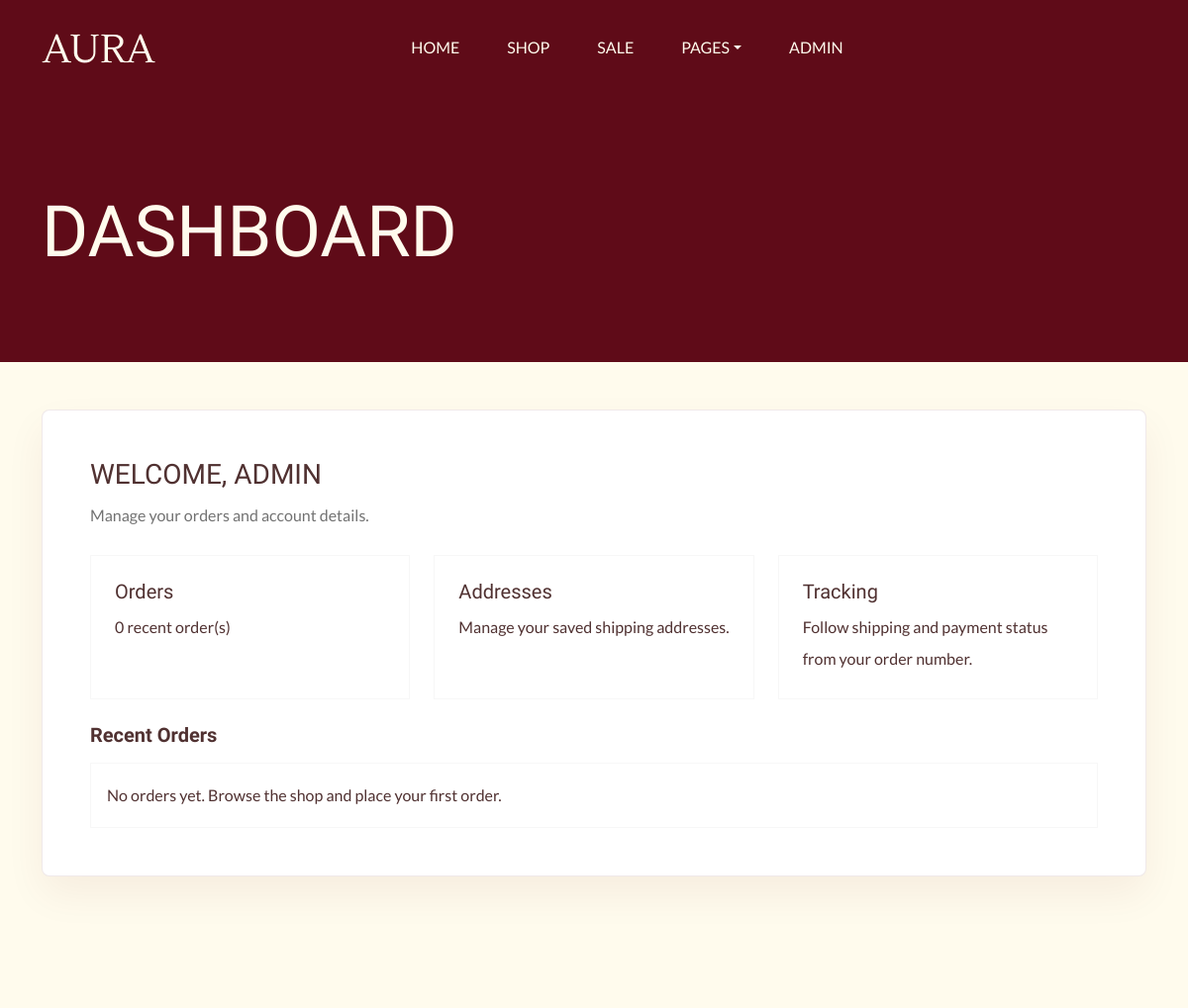
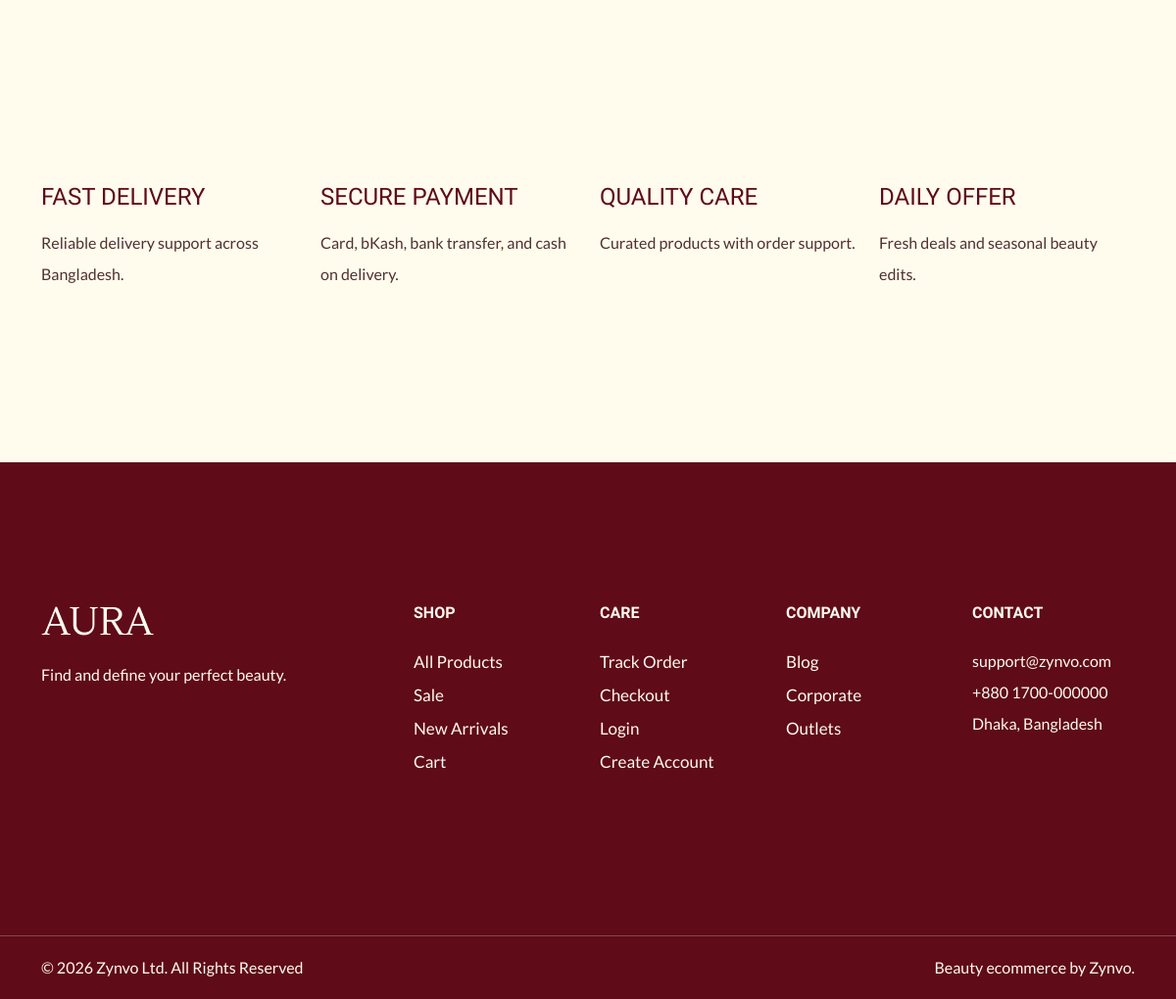
Page /account/dashboard/ (signed in) on the committed database (2 pictures, top to bottom).
### core/models.py (models this page shows, shortened)
class SingletonModel(models.Model):
    class Meta:
        abstract = True
    @classmethod
    def load(cls):
        obj, _ = cls.objects.get_or_create(pk=1)
        return obj

class SiteSettings(SingletonModel):
    site_name = models.CharField(max_length=100, default='Zynvo')
    tagline = models.CharField(max_length=150, default='Smart living, curated beautifully.')
    support_phone = models.CharField(max_length=30, default='+880 1700-000000')
    support_email = models.EmailField(default='support@zynvo.com')
    address = models.CharField(max_length=255, default='Dhaka, Bangladesh')
    copyright_text = models.CharField(max_length=255, default='© 2026 Zynvo Ltd. All Rights Reserved')
    hero_title = models.CharField(max_length=140, default='Elevate your everyday with Zynvo')
    hero_subtitle = models.CharField(
        max_length=255,
        default='Discover hand-picked lifestyle, fashion, and gadget essentials with fast delivery.',
    )
    announcement_text = models.CharField(max_length=255, default='Free shipping on orders over ৳3000')
    corporate_cta_title = models.CharField(max_length=140, default='Become Our Corporate Partner')
    corporate_cta_url = models.CharField(max_length=255, default='/corporate/')
    facebook_url = models.URLField(blank=True)
    instagram_url = models.URLField(blank=True)
    youtube_url = models.URLField(blank=True)
    linkedin_url = models.URLField(blank=True)

### accounts/views.py (the view)
# urls.py: path('dashboard/', dashboard, name='dashboard'),
@login_required
def dashboard(request):
    orders = request.user.order_set.select_related('address').prefetch_related('items').all()[:5]
    return render(request, 'accounts/dashboard.html', {'orders': orders})

### orders/cart_utils.py (called while the page is built, shortened)
def _cart(request, create=False):
    cart = request.session.get('cart')
    if cart is None:
        cart = {}
        if create:
            request.session['cart'] = cart
    return cart

def get_cart_items(request):
    from catalog.models import Product, ProductVariant
    cart = _cart(request)
    items = []
    subtotal = Decimal('0.00')
    if not cart:
        return items, subtotal

### orders/context_processors.py (called while the page is built)
def cart_context(request):
    items, subtotal = get_cart_items(request)
    return {
        'cart_items': items,
        'cart_subtotal': subtotal,
        'cart_count': sum(item['quantity'] for item in items),
    }

### templates/accounts/dashboard.html (shortened to what this page needs)
{% extends 'base.html' %}
{% block content %}
<section class="page-hero"><div class="container"><h1 class="display-2 text-uppercase">Dashboard</h1></div></section>
<section class="padding-medium pt-5">
  <div class="container">
    <div class="aura-card p-5">
        <h1 class="h3 text-uppercase mb-2">Welcome, {{ request.user.first_name|default:request.user.username }}</h1>
        <p class="aura-muted mb-4">Manage your orders and account details.</p>
        <div class="row g-4">
            <div class="col-lg-4"><div class="border p-4 h-100"><h2 class="h5">Orders</h2><p class="mb-0">{{ orders|length }} recent order(s)</p></div></div>
            <div class="col-lg-4"><div class="border p-4 h-100"><h2 class="h5">Addresses</h2><p class="mb-0">Manage your saved shipping addresses.</p></div></div>
            <div class="col-lg-4"><div class="border p-4 h-100"><h2 class="h5">Tracking</h2><p class="mb-0">Follow shipping and payment status from your order number.</p></div></div>
        </div>
        <div class="mt-4">
            <h2 class="h5 fw-bold mb-3">Recent Orders</h2>
            {% if orders %}
                <div class="d-grid gap-2">
                    {% for order in orders %}
                        <a href="{{ order.get_absolute_url }}" class="dashboard-order-link">
                            <span>{{ order.order_number }}</span>
                            <span>{{ order.get_status_display }}</span>
                            <strong>&#2547;{{ order.total }}</strong>
                        </a>
                    {% endfor %}
                </div>
            {% else %}
                <div class="border p-3">No orders yet. Browse the shop and place your first order.</div>
            {% endif %}
        </div>
    </div>
  </div>
</section>
{% endblock %}

### templates/includes/footer.html (shortened to what this page needs)
{% load static %}
<section id="service" class="padding-medium">
  <div class="container">
    <div class="row">
      <div class="col-md-3 my-3">
        <div class="card">
          <h4 class="text-uppercase py-3 m-0">Fast Delivery</h4>
          <p>Reliable delivery support across Bangladesh.</p>
        </div>
      </div>
      <div class="col-md-3 my-3">
        <div class="card">
          <h4 class="text-uppercase py-3 m-0">Secure Payment</h4>
          <p>Card, bKash, bank transfer, and cash on delivery.</p>
        </div>
      </div>
      <div class="col-md-3 my-3">
        <div class="card">
          <h4 class="text-uppercase py-3 m-0">Quality Care</h4>
          <p>Curated products with order support.</p>
        </div>
      </div>
      <div class="col-md-3 my-3">
        <div class="card">
          <h4 class="text-uppercase py-3 m-0">Daily Offer</h4>
          <p>Fresh deals and seasonal beauty edits.</p>
        </div>
      </div>
    </div>
  </div>
</section>
<footer id="footer" class="bg-primary padding-medium">
  <div class="container text-light">
    <div class="row">
      <div class="col-md-4">
        <div class="footer-menu">
          <img src="{% static 'aura/images/logo.png' %}" alt="{{ site_settings.site_name }}">
          <p class="mt-4">Find and define your perfect beauty.</p>
          <div class="social-links mt-4">
            <ul class="d-flex list-unstyled gap-3">
              <li><a href="{{ site_settings.facebook_url|default:'#' }}"><iconify-icon class="social-icon text-light fs-4 me-4" icon="ri:facebook-fill"></iconify-icon></a></li>
              <li><a href="{{ site_settings.instagram_url|default:'#' }}"><iconify-icon class="social-icon text-light fs-4 me-4" icon="ri:instagram-fill"></iconify-icon></a></li>
              <li><a href="{{ site_settings.youtube_url|default:'#' }}"><iconify-icon class="social-icon text-light fs-4 me-4" icon="ri:youtube-fill"></iconify-icon></a></li>
            </ul>
          </div>
        </div>
      </div>
      <div class="col-md-2">
        <div class="footer-menu">
          <h6 class="text-uppercase fw-bold text-light mb-4">Shop</h6>
          <ul class="menu-list list-unstyled">
            <li><a href="{% url 'catalog:shop' %}" class="footer-link">All Products</a></li>
            <li><a href="{% url 'catalog:shop' %}?sale=1" class="footer-link">Sale</a></li>
            <li><a href="{% url 'catalog:shop' %}?sort=latest" class="footer-link">New Arrivals</a></li>
            <li><a href="{% url 'orders:cart' %}" class="footer-link">Cart</a></li>
          </ul>
        </div>
      </div>
      <div class="col-md-2">
        <div class="footer-menu">
          <h6 class="text-uppercase fw-bold text-light mb-4">Care</h6>
          <ul class="menu-list list-unstyled">
            <li><a href="{% url 'orders:tracking' %}" class="footer-link">Track Order</a></li>
            <li><a href="{% url 'orders:checkout' %}" class="footer-link">Checkout</a></li>
            <li><a href="{% url 'accounts:login' %}" class="footer-link">Login</a></li>
            <li><a href="{% url 'accounts:register' %}" class="footer-link">Create Account</a></li>
          </ul>
        </div>
      </div>
      <div class="col-md-2">
        <div class="footer-menu">
          <h6 class="text-uppercase fw-bold text-light mb-4">Company</h6>
          <ul class="menu-list list-unstyled">
            <li><a href="{% url 'core:blog_index' %}" class="footer-link">Blog</a></li>
            <li><a href="{% url 'core:corporate' %}" class="footer-link">Corporate</a></li>
            <li><a href="{% url 'core:outlets' %}" class="footer-link">Outlets</a></li>
          </ul>
        </div>
      </div>
      <div class="col-md-2">
        <div class="footer-menu">
          <h6 class="text-uppercase fw-bold text-light mb-4">Contact</h6>
          <ul class="menu-list list-unstyled">
            <li class="footer-link">{{ site_settings.support_email }}</li>
            <li class="footer-link">{{ site_settings.support_phone }}</li>
            <li class="footer-link">{{ site_settings.address }}</li>
          </ul>
        </div>
      </div>
    </div>
  </div>
</footer>
<div id="footer-bottom" class="bg-primary">
  <hr class="text-light m-0">
  <div class="container text-light pt-3">
    <div class="row">
      <div class="col-md-6 copyright"><p>{{ site_settings.copyright_text|default:"© Zynvo. All rights reserved." }}</p></div>
      <div class="col-md-6 text-md-end"><p>Beauty ecommerce by {{ site_settings.site_name }}.</p></div>
    </div>
  </div>
</div>

### static/css/styles.css (style rules this page uses)
:root { --header-height: 160px; --header-height-min: 80px; }
:root { --accent-color: #5f0b18; --dark-color: #222222; --light-dark-color: #727272; --light-color: #fffbed; --grey-color: #dbdbdb; --light-grey-color: #ffdede; --light-primary-color: #fffbed; }
:root { --body-font: "Lato", sans-serif; --heading-font: "Lustria", serif; }
body { --bs-body-bg: #fffbed; --bs-link-color: #333; --bs-link-hover-color: #333; --bs-link-color-rgb: 40, 40, 40; --bs-link-hover-color-rgb: 0, 0, 0; --bs-light-rgb: 255, 251, 237; --bs-font-sans-serif: "Lato", sans-serif; --bs-body-font-family: var(--bs-font-sans-serif); --bs-body-font-size: 1rem; --bs-body-font-weight: 400; --bs-body-line-height: 2; --bs-body-color: #503131; --bs-primary: #5f0b18; --bs-primary-rgb: 95, 11, 24; --bs-primary-bg-subtle: #FFF9EB; --bs-border-color: #F7F7F7; --bs-secondary-rgb: 230, 243, 251; --bs-success-rgb: 238, 245, 228; --bs-danger-rgb: 249, 235, 231; --bs-warning-rgb: 255, 249, 235; --bs-info-rgb: 230, 243, 250; }
h1, h2, h3, h4, h5, h6 { font-family: var(--heading-font); color: var(--accent-color); font-weight: 500; text-transform: capitalize; }
a { text-decoration: none; }
.padding-medium { padding-top: 9rem; padding-bottom: 9rem; }
a.footer-link { color: var(--light-color); font-size: 1.0625rem; text-transform: capitalize; }
.card { --bs-card-inner-border-radius: none; --bs-card-bg: transparent; background-color: transparent; border: none; }
.aura-site { background: var(--light-color); }
.page-hero { padding-top: 12rem; padding-bottom: 5rem; background: var(--accent-color); color: var(--light-color); }
.page-hero h1, .page-hero p, .page-hero a { color: var(--light-color); }
.aura-card { background: #fff; border: 1px solid rgba(95, 11, 24, 0.09); border-radius: 8px; box-shadow: 0 18px 40px rgba(95, 11, 24, 0.06); }
.aura-muted { color: var(--light-dark-color); }

### rows in the picture
SiteSettings: support_email "support@zynvo.com", support_phone "+880 1700-000000", address "Dhaka, Bangladesh", copyright_text "© 2026 Zynvo Ltd. All Rights Reserved", site_name "Zynvo"

### other values in the picture
{{ request.user.first_name|default:request.user.username }} "ADMIN"
{{ orders|length }} "0"
